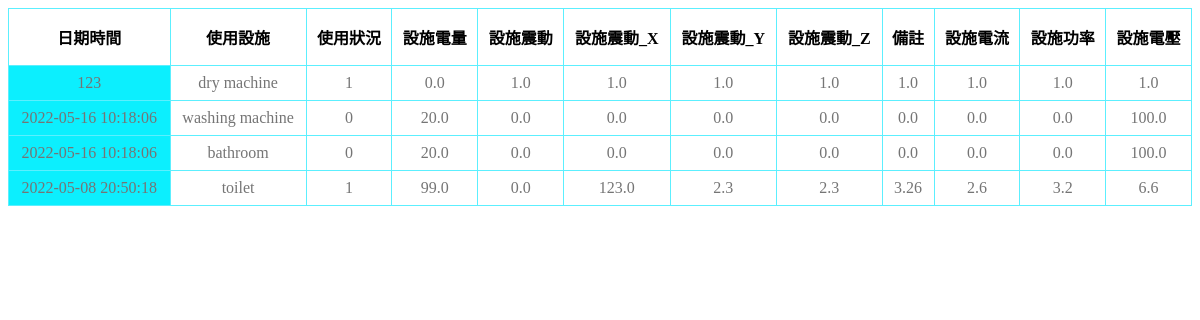
The page /dorm/info5/ on the database its author committed.
### dorm/models.py (models this page shows, shortened)
class facilities_fifthfloor(models.Model):
	Date = models.CharField(max_length = 30)
	facilities_name = models.CharField(max_length = 20)
	facilities_useage = models.CharField(max_length = 10)
	battery = models.FloatField()
	Acce_X = models.FloatField()
	Acce_Y = models.FloatField()
	Acce_Z = models.FloatField()
	Acce = models.FloatField()
	Temp = models.FloatField()
	Current = models.FloatField()
	Voltage = models.FloatField()
	Power = models.FloatField()

### dorm/views.py (the view)
# urls.py: path('info5/', views.FacilitiesViewSet5.get, name='dorm'),
    def get(request):
        template_name = 'dorm.html'
        queryset = facilities_fifthfloor.objects.all()
        return render(request, template_name, {"context":queryset})

### dorm/templates/dorm.html (shortened to what this page needs)
<!DOCTYPE html>
<html lang="en">
<head>
    {% load static %}
    <link rel="stylesheet" href="{% static '/css/dorm.css' %}">
</head>
<body>
    {% load static %}
    <table>
        <thead>
            <tr>
                <th>日期時間</th>
                <th>使用設施</th>
                <th>使用狀況</th>
                <th>設施電量</th>
                <th>設施震動</th>
                <th>設施震動_X</th>
                <th>設施震動_Y</th>
                <th>設施震動_Z</th>
                <th>備註</th>
                <th>設施電流</th>
                <th>設施功率</th>
                <th>設施電壓</th>
            </tr>
        </thead>
        <tbody>
            {% for data in context%}
                <tr>
                    <td class='date'>{{ data.Date }}</td>
                    <td class='facilities name'>{{ data.facilities_name }}</td>
                    <td class='facilities useage'>{{ data.facilities_useage }}</td>
                    <td class='facilities battery'>{{ data.battery }}</td>
                    <td class='facilities Acce'>{{ data.Acce }}</td>
                    <td class='facilities Acce_X'>{{ data.Acce_X }}</td>
                    <td class='facilities Acce_Y'>{{ data.Acce_Y }}</td>
                    <td class='facilities Acce_Z'>{{ data.Acce_Z }}</td>
                    <td class='facilities Temp'>{{ data.Temp }}</td>
                    <td class='facilities Current'>{{ data.Current }}</td>
                    <td class='facilities Power'>{{ data.Power }}</td>
                    <td class='facilities Voltage'>{{ data.Voltage }}</td>
                </tr>
            {% endfor%}
        </tbody>
    </table>
</body>
</html>

### dorm/static/css/dorm.css (style rules this page uses)
table { border: 0; border-collapse: collapse; border-radius: 8px; width: 100%; }
th { border: solid 1px #5ceffe; padding: 16px 8px; }
td { border: solid 1px #5ceffe; text-align: center; padding: 8px; color: #757575; }
.date { background-color: #0ceffe; }

### rows shown on the page
facilities_fifthfloor: Date "123", facilities_name "dry machine", facilities_useage "1", battery "0.0", Acce "1.0", Acce_X "1.0", Acce_Y "1.0", Acce_Z "1.0", Temp "1.0", Current "1.0", Power "1.0", Voltage "1.0"
facilities_fifthfloor: Date "2022-05-16 10:18:06", facilities_name "washing machine", facilities_useage "0", battery "20.0", Acce "0.0", Acce_X "0.0", Acce_Y "0.0", Acce_Z "0.0", Temp "0.0", Current "0.0", Power "0.0", Voltage "100.0"
facilities_fifthfloor: Date "2022-05-16 10:18:06", facilities_name "bathroom", facilities_useage "0", battery "20.0", Acce "0.0", Acce_X "0.0", Acce_Y "0.0", Acce_Z "0.0", Temp "0.0", Current "0.0", Power "0.0", Voltage "100.0"
facilities_fifthfloor: Date "2022-05-08 20:50:18", facilities_name "toilet", facilities_useage "1", battery "99.0", Acce "0.0", Acce_X "123.0", Acce_Y "2.3", Acce_Z "2.3", Temp "3.26", Current "2.6", Power "3.2", Voltage "6.6"
